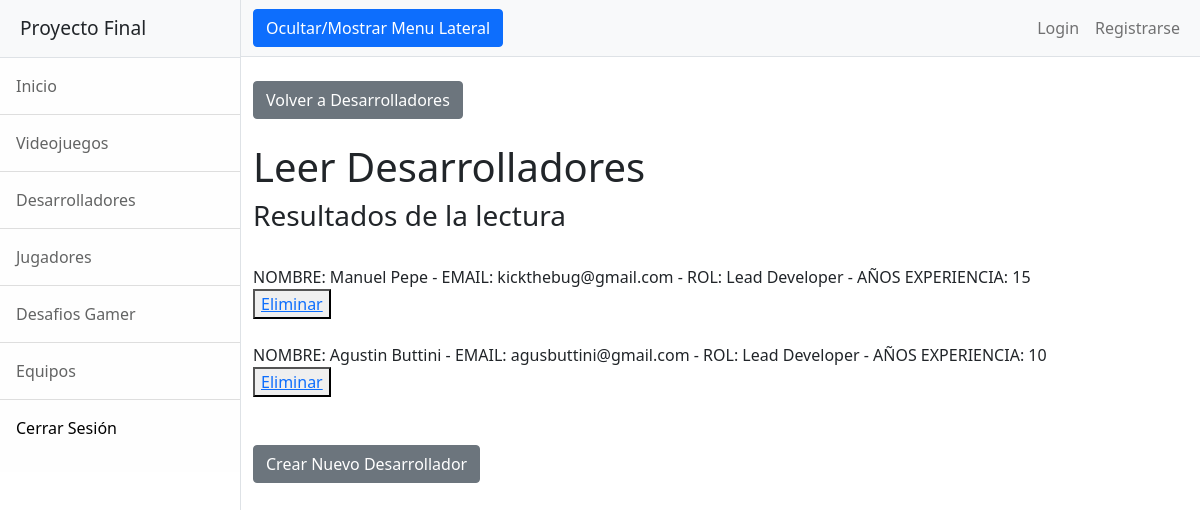
Screenshot of /AppFinal/desarroladoresLeer (signed in) with the database file from the repository.
### AppFinal/models.py (models this page shows)
class Desarrollador(models.Model):
    nombre = models.CharField(max_length = 40)
    email = models.EmailField()
    rol = models.CharField(max_length = 40)
    años_experiencia = models.IntegerField()
    def __str__(self):
        return f"NOMBRE: {self.nombre} - EMAIL: {self.email} - ROL: {self.rol} - AÑOS EXPERIENCIA: {self.años_experiencia}"

### AppFinal/views.py (the view)
# urls.py: path('desarroladoresLeer', views.desarrolladoresLeer, name="DesarrolladoresLeer"),
@login_required
def desarrolladoresLeer(request):
    desarrolladores = Desarrollador.objects.all()
    contexto = {"desarrolladores":desarrolladores}
    return render(request, "AppFinal/desarrolladoresLeer.html", contexto)

### AppFinal/templates/AppFinal/desarrolladoresLeer.html
{% extends "AppFinal/padre.html" %}
{% load static %}
{% block dynamicContent %}
    <div class="container-fluid">
        <br><a class="btn btn-secondary" href="{% url 'Desarrolladores' %}">Volver a Desarrolladores</a>
        <h1 class="mt-4">Leer Desarrolladores</h1>
        <h3>Resultados de la lectura</h3><br>
        {% for desarrollador in desarrolladores %}
            {{desarrollador}}<br>
            <button><a href="{% url 'DesarrolladoresEliminar' desarrollador.nombre %}">Eliminar</a></button><br><br>
        {% endfor %}
        <br><a class="btn btn-secondary" href="{% url 'DesarrolladoresFormulario' %}">Crear Nuevo Desarrollador</a>
    </div>
{% endblock %}

### rows the page displays
Desarrollador: nombre+email+rol "NOMBRE: Manuel Pepe - EMAIL: kickthebug@gmail.com - ROL: Lead Developer - AÑOS EXPERIENCIA: 15"
Desarrollador: nombre+email+rol "NOMBRE: Agustin Buttini - EMAIL: agusbuttini@gmail.com - ROL: Lead Developer - AÑOS EXPERIENCIA: 10"
